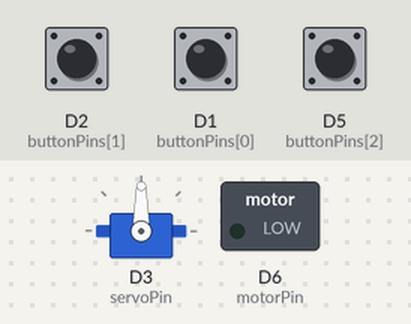
Bench run of a sketch on a simulated ESP8266 (NodeMCU). Parts: servo, switched loads named in the sketch (green lamp = pin HIGH). The inputs (shaded band) are chosen by the test bench; at power-on: D5 (buttonPins[2]) LOW, D2 (buttonPins[1]) LOW, D1 (buttonPins[0]) LOW. WiFi joins after 1.5 s; servers stay silent unless stated; what the sketch prints to the serial monitor is not drawn.

Above: at 2.7 s.
2.8 s: D5 (buttonPins[2]) pulled HIGH for 3.2 s
7.5 s: D2 (buttonPins[1]) pulled HIGH for 1.45 s
At 10.5 s:
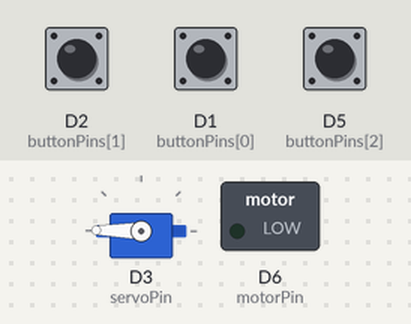
11.1 s: D1 (buttonPins[0]) pulled HIGH for 1.45 s
At 13.8 s:
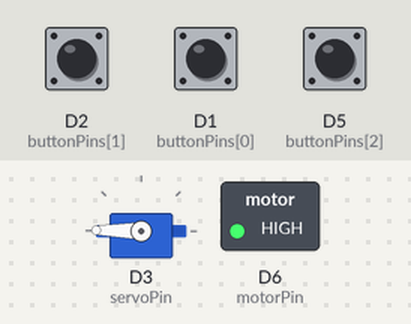
14.7 s: D5 (buttonPins[2]) pulled HIGH for 1.45 s
At 17.2 s:
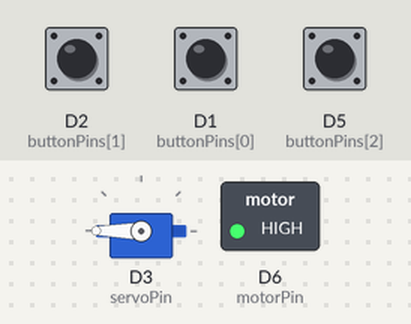
18.3 s: D2 (buttonPins[1]) pulled HIGH for 3.2 s
At 22.1 s:
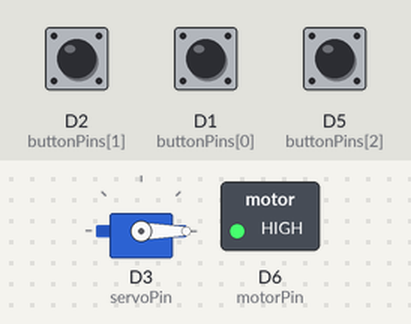
23.0 s: D5 (buttonPins[2]) pulled HIGH for 3.2 s
At 25.68 s:
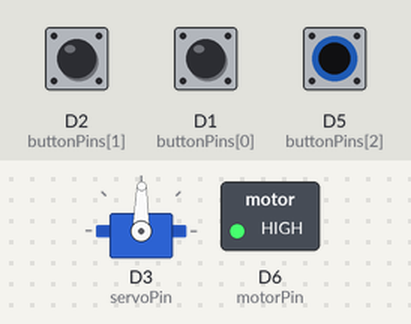
Timing chart, 0 to 27.6 s (numbered marks = the images above; inputs shaded):
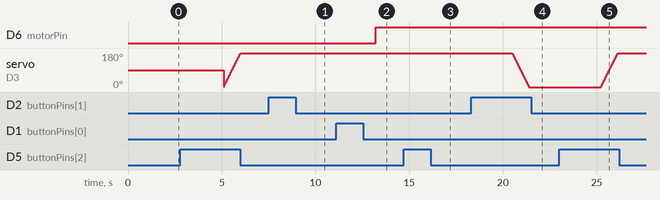

The sketch:

arduinoCar.ino
```cpp
#include <ESP8266HTTPClient.h>
#include <Servo.h>
#include <ESP8266WiFi.h>
#include <ArduinoJson.h>


Servo myservo;
HTTPClient http;
DynamicJsonBuffer jsonBuffer;

#define servoPin D3
#define motorPin D6
#define WIFI_SSID ""
#define WIFI_PASSWORD ""

const char url[] = "http://phant.labben.org:8090/output/WXVMZNDj2jCX86J039D6f6a1ek4.json";


int buttonPins[3]={D1,D2,D5};
bool buttonState[3] = {0,0,0};

bool motor = false;
int pos;


void setup()
{
  Serial.begin(9600);
  WiFi.begin(WIFI_SSID, WIFI_PASSWORD);
  Serial.print("connecting");
  while (WiFi.status() != WL_CONNECTED) {
    Serial.print(".");
    delay(500);
  }
  Serial.println();
  Serial.print("connected: ");
  Serial.println(WiFi.localIP());

  myservo.attach(servoPin);

  pinMode(servoPin,OUTPUT);
  digitalWrite(servoPin,0);
  for(int i=0;i<3;i++)
  {
    pinMode(buttonPins[i],INPUT);
  }

}

void loop()    {
  for(int i=0;i<3;i++)
  {
    int state = digitalRead(buttonPins[i]);
    buttonState[i] = state;
  }

  /*
  Serial.print("[");
  Serial.print(buttonState[0]);
  Serial.print(",");
  Serial.print(buttonState[1]);
  Serial.print(",");
  Serial.print(buttonState[2]);
  Serial.print("]");
  Serial.println();
  */

  http.begin(url);
  Serial.print("fetching data...");
  int httpCode = http.GET();
  if (httpCode > 0){
    String raw = http.getString();
    Serial.println(raw[13]);
    if(raw[13] == 'F' and !motor){
      toggleMotor();
    }else if(raw[13] == 'R' and pos != 150){
       Serial.print("Right, pos = ");
       Serial.println(pos);
       while(pos < 150){
        pos = pos+1;
        myservo.write(pos);
        delay(5);
       }
    }else if(raw[13] == 'L' and pos != 30){
       Serial.println("Left, pos = ");
       Serial.println(pos);
       while(pos > 30){
        pos = pos-1;
        myservo.write(pos);
        delay(5);
       }
    }else if (raw[13] == 'S' and motor){
      toggleMotor();
    }
    http.end();
  }else{
    Serial.print("Did not fetch any data....");
  }
  delay(1000);

  if (buttonState[0] == HIGH){
    while (buttonState[0] == HIGH){
      buttonState[0] = digitalRead(buttonPins[0]);
      delay(10);
    }
    toggleMotor();
    delay(50);
  }

  if(buttonState[1] == HIGH){
    Serial.println("Right");
    while(buttonState[1] == HIGH){
       pos = pos-1;
       myservo.write(pos);
       delay(5);
       buttonState[1] = digitalRead(buttonPins[1]);
    }
  }

  if(buttonState[2] == HIGH){
    Serial.print("Left");
    while(buttonState[2] == HIGH){
       pos = pos+1;
       myservo.write(pos);
       delay(5);
       buttonState[2] = digitalRead(buttonPins[2]);
    }
  }
}


void toggleMotor() {
  if(motor){
    Serial.println("Motor off");
    motor = false;
    pinMode(motorPin,INPUT);
      digitalWrite(motorPin,0);
  }else {
    Serial.println("Motor on");
    motor = true;
    pinMode(motorPin,OUTPUT);
      digitalWrite(motorPin,1);
  }
}
```

Measured:
- after the input at 7.5 s, servo on D3 (servoPin): 180° → 179° after 2.1 s
- after the input at 11.1 s, D6 (motorPin): LOW → HIGH after 2.1 s
- after the input at 14.7 s, servo on D3 (servoPin): 179° → 180° after 2.2 s
- after the input at 18.3 s, servo on D3 (servoPin): moves from 180° to 0° over 0.90 s, starting after 2.2 s
- after the input at 23.0 s, servo on D3 (servoPin): moves from 0° to 180° over 0.90 s, starting after 2.2 s
